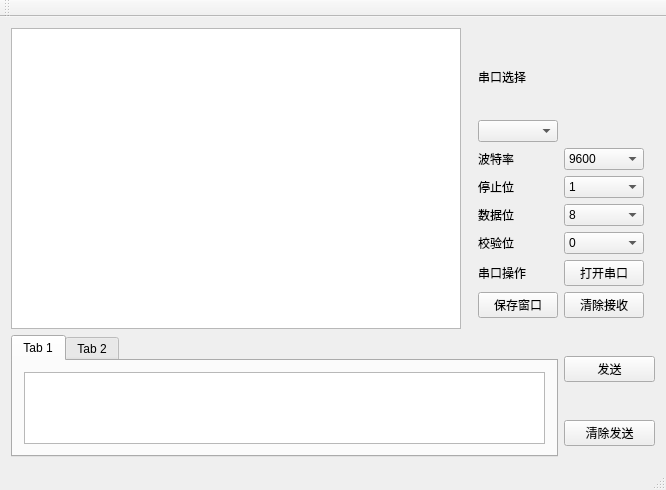
<?xml version="1.0" encoding="UTF-8"?>
<ui version="4.0">
 <class>MainWindow</class>
 <widget class="QMainWindow" name="MainWindow">
  <property name="geometry">
   <rect>
    <x>0</x>
    <y>0</y>
    <width>666</width>
    <height>490</height>
   </rect>
  </property>
  <property name="windowTitle">
   <string>MainWindow</string>
  </property>
  <widget class="QWidget" name="centralWidget">
   <layout class="QGridLayout" name="gridLayout_3">
    <item row="0" column="0">
     <widget class="QTextEdit" name="RecvEdit"/>
    </item>
    <item row="0" column="1" colspan="2">
     <widget class="QWidget" name="widget" native="true">
      <layout class="QGridLayout" name="gridLayout">
       <item row="0" column="0">
        <widget class="QLabel" name="serialportLable">
         <property name="font">
          <font>
           <pointsize>9</pointsize>
          </font>
         </property>
         <property name="text">
          <string>串口选择</string>
         </property>
        </widget>
       </item>
       <item row="1" column="0">
        <widget class="QComboBox" name="serialportBox"/>
       </item>
       <item row="2" column="0">
        <widget class="QLabel" name="baudRateLable">
         <property name="font">
          <font>
           <pointsize>9</pointsize>
          </font>
         </property>
         <property name="text">
          <string>波特率</string>
         </property>
        </widget>
       </item>
       <item row="2" column="1">
        <widget class="QComboBox" name="baudRateBox">
         <item>
          <property name="text">
           <string>9600</string>
          </property>
         </item>
         <item>
          <property name="text">
           <string>110</string>
          </property>
         </item>
         <item>
          <property name="text">
           <string>300</string>
          </property>
         </item>
         <item>
          <property name="text">
           <string>600</string>
          </property>
         </item>
         <item>
          <property name="text">
           <string>1200</string>
          </property>
         </item>
         <item>
          <property name="text">
           <string>2400</string>
          </property>
         </item>
         <item>
          <property name="text">
           <string>4800</string>
          </property>
         </item>
         <item>
          <property name="text">
           <string>9600</string>
          </property>
         </item>
         <item>
          <property name="text">
           <string>14400</string>
          </property>
         </item>
         <item>
          <property name="text">
           <string>19200</string>
          </property>
         </item>
         <item>
          <property name="text">
           <string>38400</string>
          </property>
         </item>
         <item>
          <property name="text">
           <string>56000</string>
          </property>
         </item>
         <item>
          <property name="text">
           <string>57600</string>
          </property>
         </item>
         <item>
          <property name="text">
           <string>76800</string>
          </property>
         </item>
         <item>
          <property name="text">
           <string>115200</string>
          </property>
         </item>
         <item>
          <property name="text">
           <string>128000</string>
          </property>
         </item>
         <item>
          <property name="text">
           <string>153600</string>
          </property>
         </item>
         <item>
          <property name="text">
           <string>230400</string>
          </property>
         </item>
         <item>
          <property name="text">
           <string>256000</string>
          </property>
         </item>
         <item>
          <property name="text">
           <string>307200</string>
          </property>
         </item>
         <item>
          <property name="text">
           <string>460800</string>
          </property>
         </item>
         <item>
          <property name="text">
           <string>614400</string>
          </property>
         </item>
         <item>
          <property name="text">
           <string>921600</string>
          </property>
         </item>
         <item>
          <property name="text">
           <string>1382400</string>
          </property>
         </item>
        </widget>
       </item>
       <item row="3" column="0">
        <widget class="QLabel" name="stopBitLable">
         <property name="font">
          <font>
           <pointsize>9</pointsize>
          </font>
         </property>
         <property name="text">
          <string>停止位</string>
         </property>
        </widget>
       </item>
       <item row="3" column="1">
        <widget class="QComboBox" name="stopBitBox">
         <item>
          <property name="text">
           <string>1</string>
          </property>
         </item>
         <item>
          <property name="text">
           <string>1.5</string>
          </property>
         </item>
         <item>
          <property name="text">
           <string>2</string>
          </property>
         </item>
        </widget>
       </item>
       <item row="4" column="0">
        <widget class="QLabel" name="dataBitsLable">
         <property name="font">
          <font>
           <pointsize>9</pointsize>
          </font>
         </property>
         <property name="text">
          <string>数据位</string>
         </property>
        </widget>
       </item>
       <item row="4" column="1">
        <widget class="QComboBox" name="dataBitsBox">
         <item>
          <property name="text">
           <string>8</string>
          </property>
         </item>
         <item>
          <property name="text">
           <string>7</string>
          </property>
         </item>
         <item>
          <property name="text">
           <string>6</string>
          </property>
         </item>
         <item>
          <property name="text">
           <string>5</string>
          </property>
         </item>
        </widget>
       </item>
       <item row="5" column="0">
        <widget class="QLabel" name="parityLable">
         <property name="font">
          <font>
           <pointsize>9</pointsize>
          </font>
         </property>
         <property name="text">
          <string>校验位</string>
         </property>
        </widget>
       </item>
       <item row="5" column="1">
        <widget class="QComboBox" name="parityBox">
         <item>
          <property name="text">
           <string>0</string>
          </property>
         </item>
         <item>
          <property name="text">
           <string>1</string>
          </property>
         </item>
         <item>
          <property name="text">
           <string>2</string>
          </property>
         </item>
        </widget>
       </item>
       <item row="6" column="0">
        <widget class="QLabel" name="portComLable">
         <property name="font">
          <font>
           <pointsize>9</pointsize>
          </font>
         </property>
         <property name="text">
          <string>串口操作</string>
         </property>
        </widget>
       </item>
       <item row="6" column="1">
        <widget class="QPushButton" name="openButton">
         <property name="text">
          <string>打开串口</string>
         </property>
        </widget>
       </item>
       <item row="7" column="0">
        <widget class="QPushButton" name="clearRecvButton_2">
         <property name="text">
          <string>保存窗口</string>
         </property>
        </widget>
       </item>
       <item row="7" column="1">
        <widget class="QPushButton" name="clearRecvButton">
         <property name="text">
          <string>清除接收</string>
         </property>
        </widget>
       </item>
      </layout>
     </widget>
    </item>
    <item row="1" column="0" rowspan="2" colspan="2">
     <widget class="QTabWidget" name="tabWidget">
      <property name="currentIndex">
       <number>0</number>
      </property>
      <widget class="QWidget" name="tab">
       <property name="toolTip">
        <string/>
       </property>
       <attribute name="title">
        <string>Tab 1</string>
       </attribute>
       <layout class="QGridLayout" name="gridLayout_2">
        <item row="0" column="0">
         <widget class="QTextEdit" name="sendEdit"/>
        </item>
       </layout>
      </widget>
      <widget class="QWidget" name="tab_2">
       <attribute name="title">
        <string>Tab 2</string>
       </attribute>
      </widget>
     </widget>
    </item>
    <item row="1" column="2">
     <widget class="QPushButton" name="sendButton">
      <property name="text">
       <string>发送</string>
      </property>
     </widget>
    </item>
    <item row="2" column="2">
     <widget class="QPushButton" name="clearSedButton">
      <property name="text">
       <string>清除发送</string>
      </property>
     </widget>
    </item>
   </layout>
  </widget>
  <widget class="QMenuBar" name="menuBar">
   <property name="geometry">
    <rect>
     <x>0</x>
     <y>0</y>
     <width>666</width>
     <height>23</height>
    </rect>
   </property>
  </widget>
  <widget class="QToolBar" name="mainToolBar">
   <attribute name="toolBarArea">
    <enum>TopToolBarArea</enum>
   </attribute>
   <attribute name="toolBarBreak">
    <bool>false</bool>
   </attribute>
  </widget>
  <widget class="QStatusBar" name="statusBar"/>
 </widget>
 <layoutdefault spacing="6" margin="11"/>
 <resources/>
 <connections/>
</ui>
